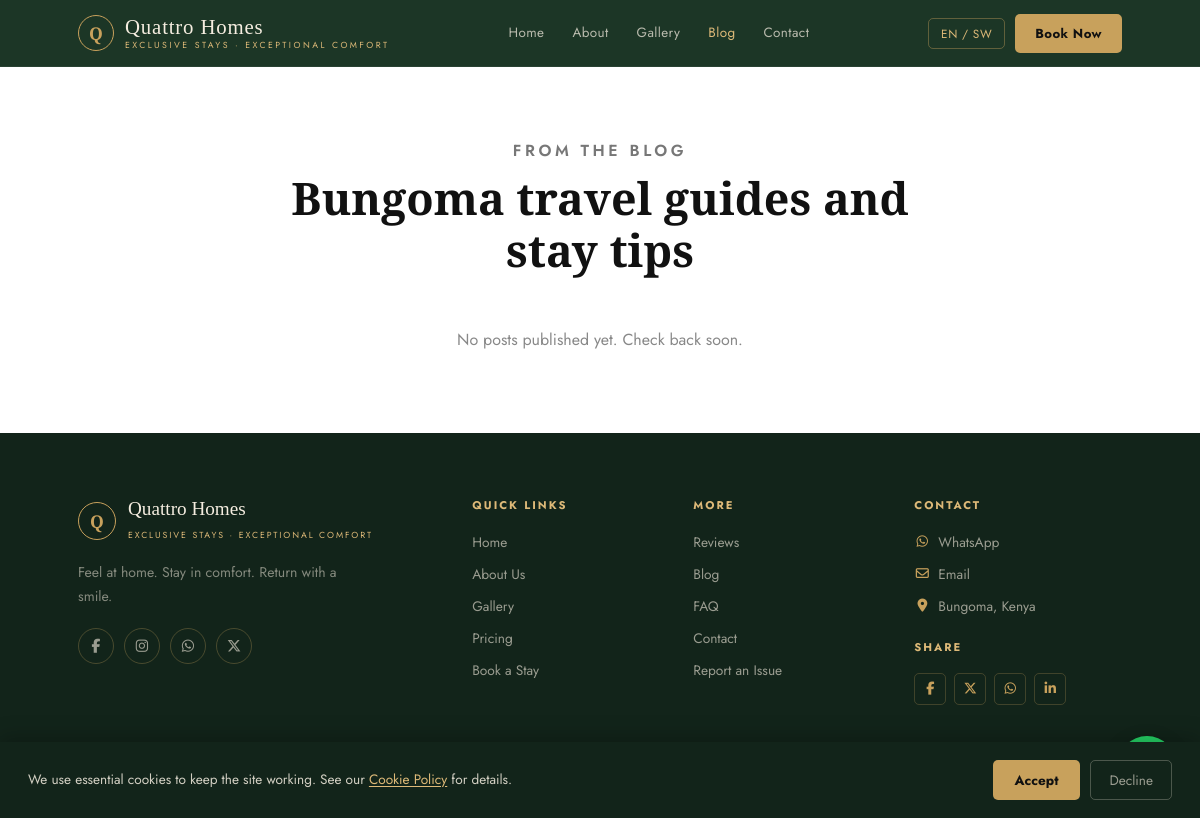
The page /blog.php on the database as committed earlier.
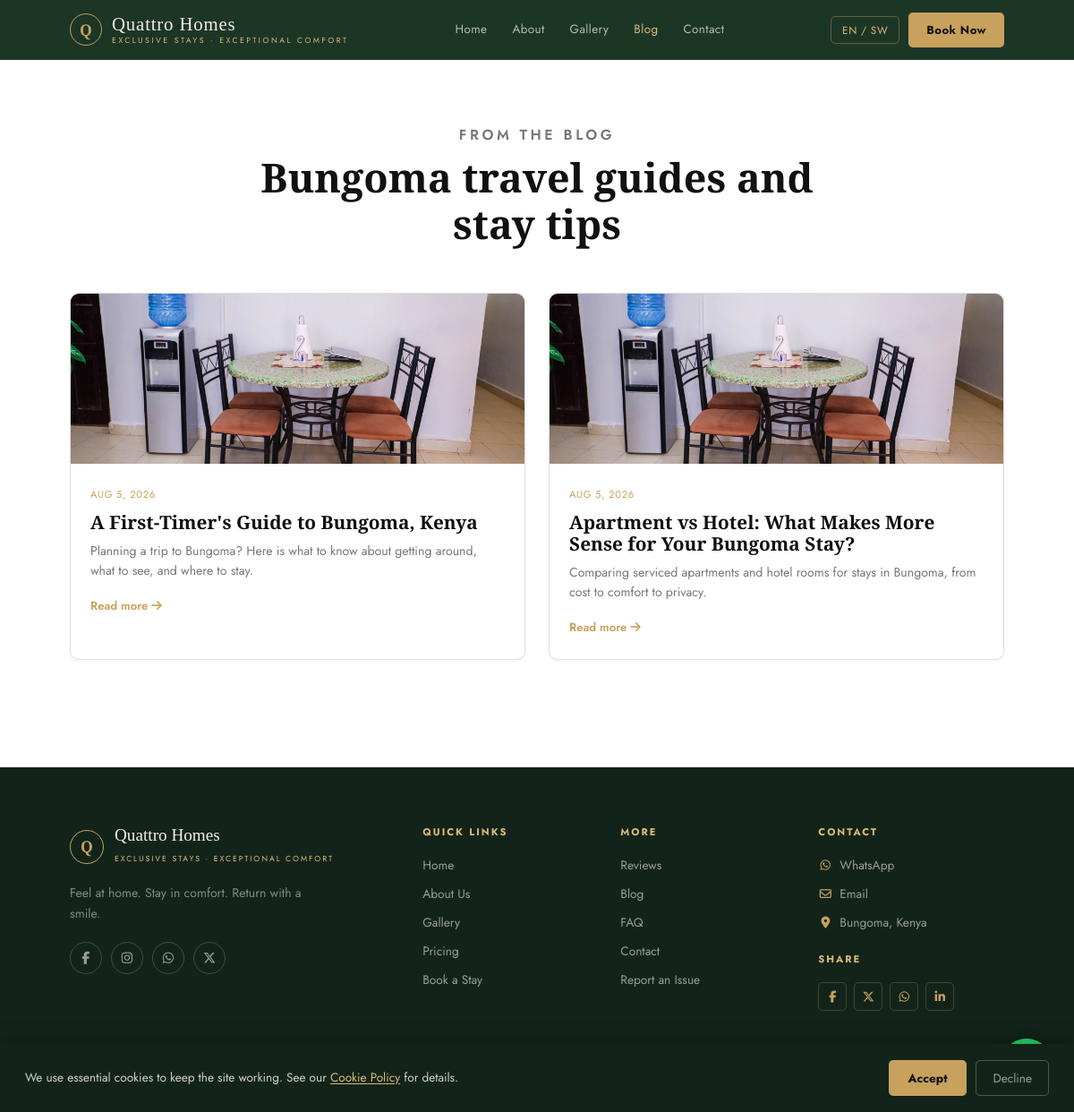
The same page on the database as committed later.
### tables this page shows
CREATE TABLE IF NOT EXISTS blog_posts (
    id INT AUTO_INCREMENT PRIMARY KEY,
    title VARCHAR(200) NOT NULL,
    slug VARCHAR(220) NOT NULL UNIQUE,
    excerpt VARCHAR(300) DEFAULT NULL,
    content MEDIUMTEXT NOT NULL,
    cover_image VARCHAR(255) DEFAULT NULL,
    meta_description VARCHAR(300) DEFAULT NULL,
    status ENUM('draft','published') NOT NULL DEFAULT 'draft',
    created_at TIMESTAMP DEFAULT CURRENT_TIMESTAMP,
    updated_at TIMESTAMP DEFAULT CURRENT_TIMESTAMP ON UPDATE CURRENT_TIMESTAMP
);

### includes/settings.php (called while the page is built, shortened)
<?php
function getSettings() {
    static $settings = null;
    if ($settings === null) {
        $settings = [
            'price_per_night' => '4500',
            'currency' => 'KES',
            'min_stay_nights' => '1',
            'whatsapp_number' => '254733545858',
            'contact_email' => 'info@quattrohomes.co.ke',
            'notify_email' => 'gilbert@quattrohomes.co.ke',
            'discount_percent' => '0',
            'discount_min_nights' => '7',
            'included_guests' => '2',
            'extra_guest_fee' => '0',
            'referral_discount_percent' => '10',
            'referral_reward_percent' => '10',
            'whatsapp_access_token' => '',
            'whatsapp_phone_number_id' => '',
            'owner_whatsapp_number' => '254733545858',
            'default_country_code' => '254',
            'notifications_channel' => 'whatsapp',
            'at_username' => '',
            'at_api_key' => '',
            'at_sender_id' => '',
            'whatsapp_verify_token' => '',
            'auto_reply_bot_enabled' => '1',
            'site_url' => 'https://quattrohomes.co.ke',
            'wifi_ssid' => '',
            'wifi_password' => '',
            'smtp_host' => '',
            'smtp_port' => '587',
            'smtp_username' => '',
            'smtp_password' => '',
            'smtp_from_email' => 'info@quattrohomes.co.ke',
            'smtp_from_name' => 'Quattro Homes',
        ];
        try {
            $pdo = getDB();
            $stmt = $pdo->query("SELECT setting_key, setting_value FROM settings");
            foreach ($stmt->fetchAll(PDO::FETCH_KEY_PAIR) as $key => $value) {
                $settings[$key] = $value;
            }
        } catch (Exception $e) {
        }
    }
    return $settings;
}

### blog.php (the view, shortened to what this page needs)
<?php
require_once __DIR__ . '/includes/settings.php';
$settings = getSettings();
$posts = [];
try {
    $pdo = getDB();
    $stmt = $pdo->query("SELECT title, slug, excerpt, cover_image, created_at FROM blog_posts WHERE status = 'published' ORDER BY created_at DESC");
    $posts = $stmt->fetchAll(PDO::FETCH_ASSOC);
} catch (Exception $e) {
}
$activePage = 'blog';
?>
<!DOCTYPE html>
<html lang="en">
<head>
<?php include __DIR__ . '/includes/head.php'; ?>
</head>
<body>
<?php include __DIR__ . '/includes/nav.php'; ?>
<section style="padding-top:70px;">
  <div class="container">
    <div class="section-head">
      <p class="eyebrow" data-en="From the Blog" data-sw="Kutoka kwa Blogu">From the Blog</p>
      <h2 data-en="Bungoma travel guides and stay tips" data-sw="Miongozo ya safari na vidokezo vya ukaaji Bungoma">Bungoma travel guides and stay tips</h2>
    </div>
    <?php if ($posts): ?>
      <div class="blog-grid">
        <?php foreach ($posts as $p): ?>
          <a class="blog-card" href="blog-post.php?slug=<?php echo urlencode($p['slug']); ?>">
            <?php if (!empty($p['cover_image'])): ?>
              <img src="<?php echo htmlspecialchars($p['cover_image']); ?>" alt="<?php echo htmlspecialchars($p['title']); ?>" loading="lazy">
            <?php else: ?>
              <img src="images/floor2/IMG_5856.jpg" alt="<?php echo htmlspecialchars($p['title']); ?>" loading="lazy">
            <?php endif; ?>
            <div class="blog-card-body">
              <span class="blog-date"><?php echo htmlspecialchars(date('M j, Y', strtotime($p['created_at']))); ?></span>
              <h3><?php echo htmlspecialchars($p['title']); ?></h3>
              <?php if (!empty($p['excerpt'])): ?>
                <p><?php echo htmlspecialchars($p['excerpt']); ?></p>
              <?php endif; ?>
              <span class="blog-read-more">Read more <i class="fa-solid fa-arrow-right"></i></span>
            </div>
          </a>
        <?php endforeach; ?>
      </div>
    <?php else: ?>
      <p style="text-align:center;color:#888;">No posts published yet. Check back soon.</p>
    <?php endif; ?>
  </div>
</section>
<?php include __DIR__ . '/includes/foot.php'; ?>

### includes/head.php (shortened to what this page needs)
<link rel="stylesheet" href="https://cdnjs.cloudflare.com/ajax/libs/font-awesome/6.5.1/css/all.min.css">
<link rel="stylesheet" href="css/style.css">

### includes/nav.php (shortened to what this page needs)
<header class="site-header">
  <div class="nav-inner">
    <a href="index.php" class="brand">
      <div class="mark">Q</div>
      <div class="name">Quattro Homes<small>Exclusive Stays &middot; Exceptional Comfort</small></div>
    </a>
    <nav class="links" id="nav-links">
      <a href="index.php" class="<?php echo ($activePage??'')==='home'?'active':''; ?>">Home</a>
      <a href="about.php" class="<?php echo ($activePage??'')==='about'?'active':''; ?>">About</a>
      <a href="gallery.php" class="<?php echo ($activePage??'')==='gallery'?'active':''; ?>">Gallery</a>
      <a href="blog.php" class="<?php echo ($activePage??'')==='blog'?'active':''; ?>">Blog</a>
      <a href="contact.php" class="<?php echo ($activePage??'')==='contact'?'active':''; ?>">Contact</a>
    </nav>
    <div class="nav-right">
      <button id="lang-toggle" class="lang-btn" type="button">EN / SW</button>
      <a href="book.php" class="nav-cta nav-cta-desktop">Book Now</a>
    </div>
  </div>
</header>

### includes/foot.php (shortened to what this page needs)
<footer class="site-footer">
  <div class="container footer-grid">
    <div class="footer-brand">
      <a href="index.php" class="footer-logo">
        <div class="mark">Q</div>
        <div>
          <span class="footer-name">Quattro Homes</span>
          <small>Exclusive Stays &middot; Exceptional Comfort</small>
        </div>
      </a>
      <p class="footer-tagline" data-en="Feel at home. Stay in comfort. Return with a smile." data-sw="Jihisi nyumbani. Kaa vizuri. Rudi na tabasamu.">Feel at home. Stay in comfort. Return with a smile.</p>
      <div class="footer-socials">
        <a href="#" aria-label="Facebook" title="Facebook"><i class="fa-brands fa-facebook-f"></i></a>
        <a href="#" aria-label="Instagram" title="Instagram"><i class="fa-brands fa-instagram"></i></a>
        <a href="https://wa.me/<?php echo $settings['whatsapp_number']; ?>" target="_blank" aria-label="WhatsApp" title="WhatsApp"><i class="fa-brands fa-whatsapp"></i></a>
        <a href="https://twitter.com/" target="_blank" aria-label="Twitter / X" title="Twitter / X"><i class="fa-brands fa-x-twitter"></i></a>
      </div>
    </div>
    <div class="footer-col">
      <h5 data-en="Quick Links" data-sw="Viungo vya Haraka">Quick Links</h5>
      <a href="index.php" data-en="Home" data-sw="Nyumbani">Home</a>
      <a href="about.php" data-en="About Us" data-sw="Kuhusu Sisi">About Us</a>
      <a href="gallery.php" data-en="Gallery" data-sw="Picha">Gallery</a>
      <a href="pricing.php" data-en="Pricing" data-sw="Bei">Pricing</a>
      <a href="book.php" data-en="Book a Stay" data-sw="Weka Nafasi">Book a Stay</a>
    </div>
    <div class="footer-col">
      <h5 data-en="More" data-sw="Zaidi">More</h5>
      <a href="testimonials.php" data-en="Reviews" data-sw="Maoni">Reviews</a>
      <a href="blog.php" data-en="Blog" data-sw="Blogu">Blog</a>
      <a href="faq.php" data-en="FAQ" data-sw="Maswali">FAQ</a>
      <a href="contact.php" data-en="Contact" data-sw="Wasiliana">Contact</a>
      <a href="report-issue.php" data-en="Report an Issue" data-sw="Ripoti Tatizo">Report an Issue</a>
    </div>
    <div class="footer-col">
      <h5 data-en="Contact" data-sw="Wasiliana">Contact</h5>
      <a href="https://wa.me/<?php echo $settings['whatsapp_number']; ?>" target="_blank"><i class="fa-brands fa-whatsapp" style="width:16px;"></i> WhatsApp</a>
      <a href="mailto:<?php echo htmlspecialchars($settings['contact_email'] ?? 'info@quattrohomes.co.ke'); ?>"><i class="fa-regular fa-envelope" style="width:16px;"></i> Email</a>
      <a href="contact.php"><i class="fa-solid fa-location-dot" style="width:16px;"></i> Bungoma, Kenya</a>
      <h5 style="margin-top:22px;" data-en="Share" data-sw="Shiriki">Share</h5>
      <div class="footer-share">
        <a href="https://www.facebook.com/sharer/sharer.php?u=<?php echo urlencode($settings['site_url'] ?? ''); ?>" target="_blank" aria-label="Share on Facebook"><i class="fa-brands fa-facebook-f"></i></a>
        <a href="https://twitter.com/intent/tweet?text=<?php echo urlencode('Quattro Homes, Exclusive 2-bedroom stays in Bungoma, Kenya. '); ?>&url=<?php echo urlencode($settings['site_url'] ?? ''); ?>" target="_blank" aria-label="Share on X"><i class="fa-brands fa-x-twitter"></i></a>
        <a href="https://wa.me/?text=<?php echo urlencode('Check out Quattro Homes, exclusive stays in Bungoma, Kenya: ' . ($settings['site_url'] ?? '')); ?>" target="_blank" aria-label="Share on WhatsApp"><i class="fa-brands fa-whatsapp"></i></a>
        <a href="https://www.linkedin.com/shareArticle?mini=true&url=<?php echo urlencode($settings['site_url'] ?? ''); ?>&title=<?php echo urlencode('Quattro Homes Bungoma'); ?>" target="_blank" aria-label="Share on LinkedIn"><i class="fa-brands fa-linkedin-in"></i></a>
      </div>
    </div>
  </div>
  <div class="footer-bottom">
    <div class="container footer-bottom-inner">
      <span>&copy; <?php echo date('Y'); ?> Quattro Homes. All rights reserved.</span>
      <span class="footer-bottom-links">
        <a href="faq.php" data-en="FAQ" data-sw="Maswali">FAQ</a>
        <a href="contact.php" data-en="Contact" data-sw="Wasiliana">Contact</a>
      </span>
    </div>
  </div>
</footer>
<a href="https://wa.me/<?php echo $settings['whatsapp_number']; ?>?text=<?php echo urlencode('Hi Quattro Homes, I have a question about booking a stay.'); ?>"
   target="_blank" class="whatsapp-float" aria-label="Chat with us on WhatsApp">
</a>
<div id="cookie-banner" role="dialog" aria-live="polite" aria-label="Cookie consent">
  <p>We use essential cookies to keep the site working. See our <a href="terms.php#cookies">Cookie Policy</a> for details.</p>
  <div class="cookie-actions">
    <button class="cookie-accept" id="cookie-accept">Accept</button>
    <button class="cookie-decline" id="cookie-decline">Decline</button>
  </div>
</div>
</body>
</html>

Rows that differ between the two databases and show on the page:
added blog_posts: created_at "AUG 5, 2026", title "A First-Timer's Guide to Bungoma, Kenya", excerpt "Planning a trip to Bungoma? Here is what to know about getting around, what to see, and where to stay."
added blog_posts: created_at "AUG 5, 2026", title "Apartment vs Hotel: What Makes More Sense for Your Bungoma Stay?", excerpt "Comparing serviced apartments and hotel rooms for stays in Bungoma, from cost to comfort to privacy."
Other text that changed with them:
text no longer shown: "No posts published yet. Check back soon."
